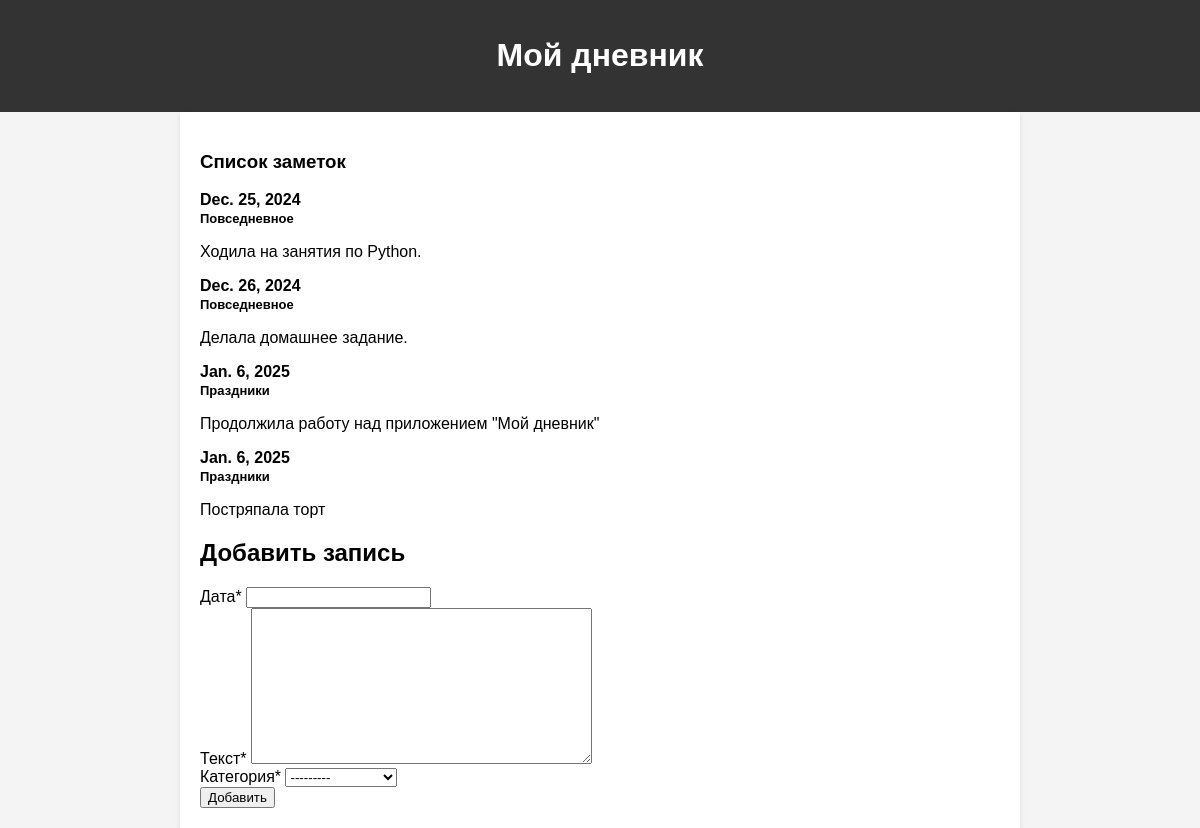
/, run on an earlier commit of the app's database.
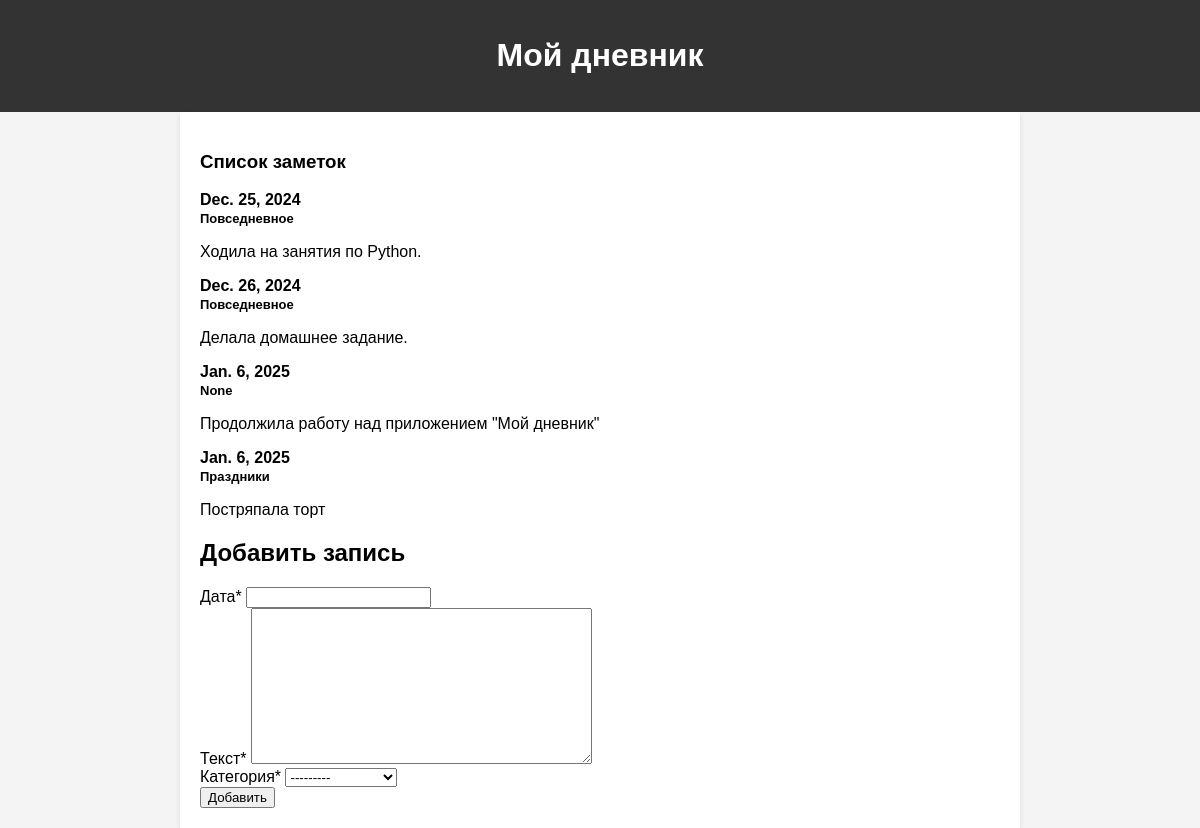
And on a later commit of the database.
### core/models.py (models this page shows, shortened)
class Note(models.Model):
    date = models.DateField(verbose_name='Дата')
    text = models.TextField(verbose_name='Текст заметки', blank=True, null=True)
    category = models.ForeignKey(NoteCategory, blank=True, null=True, on_delete=models.SET_NULL,
                                 verbose_name='Категория')
    class Meta:
        verbose_name = 'Заметка'
        verbose_name_plural = 'Заметки'

class NoteCategory(models.Model):
    title = models.CharField(max_length=255, verbose_name='Название')
    class Meta:
        verbose_name = 'Категория'
        verbose_name_plural = 'Категории'
    def __str__(self):
        return self.title

### core/views.py (the view, shortened to what this page needs)
# urls.py: path('', notes, name='notes'),
def notes(request):
    notes = Note.objects.all()
    note_form = NoteAddForm()
    return render(request, 'main.html', {'notes': notes,'note_form':note_form})

### core/forms.py
class NoteAddForm(forms.Form):
    date = forms.DateField(label='Дата')
    text = forms.CharField(label='Текст', widget=forms.Textarea)
    category = forms.ModelChoiceField(queryset=NoteCategory.objects.all(),
                                      label='Категория'
                                      )

### templates/main.html (shortened to what this page needs)
{% extends 'base.html' %}
{% load crispy_forms_tags %}
{% block content %}
<main>
    <h3>Список заметок</h3>
    {% for note in notes %}
    <p style="font-weight:bolder; margin-bottom:0px">{{note.date}}</p>
    <strong style="font-size:13px">{{note.category}}</strong>
    <p>{{note.text}}</p>
    {% endfor %}
    <div class="row mt-4">
        <div class="col-sm-5">
            <h2>Добавить запись</h2>
            <form method="post" action="{% url 'notes' %}">
                {{ note_form|crispy }}
                <button type="submit" class="btn btn-primary">Добавить</button>
            </form>
        </div>
    </div>
</main>
{% endblock %}

What changed in the data, as far as the page shows it:
changed Note "Продолжила работу над приложением \"Мой дневник\"": category "Праздники" → "None"
